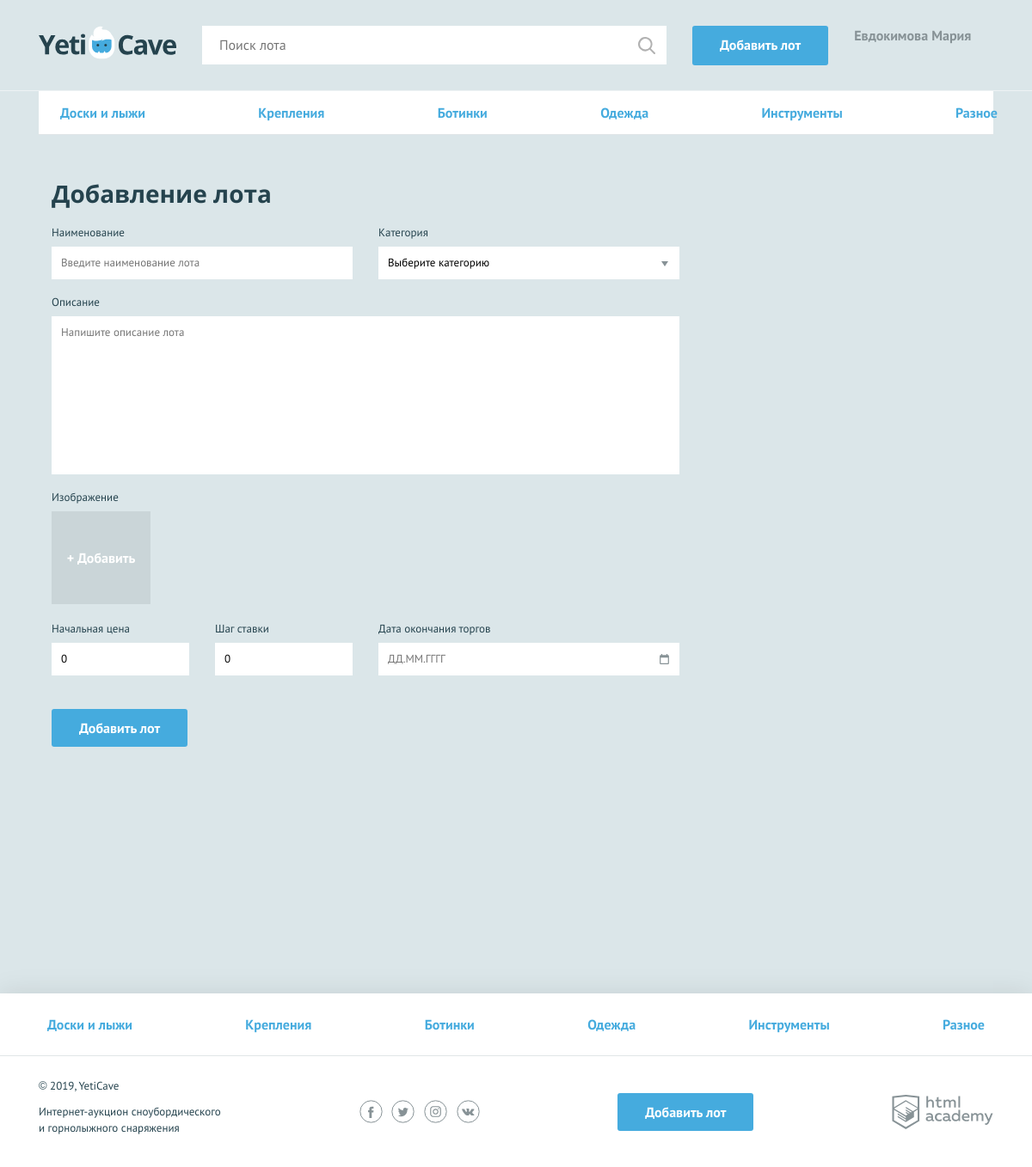
The app's page /page_content/add.php with its own data.
### tables this page shows
CREATE TABLE categories (
  id_category MEDIUMINT NOT NULL AUTO_INCREMENT PRIMARY KEY,
  category_name VARCHAR(128) UNIQUE NOT NULL
);

### functions/functions.php (called while the page is built, shortened)
<?php
function include_template($name, $data) {
    $name = $_SERVER['DOCUMENT_ROOT'] . '/templates/' . $name;
    extract($data);
    require $name;
    $result = ob_get_clean();
    return $result;
}

### functions/data_functions.php (called while the page is built, shortened)
<?php
function get_link()
{
    $link = mysqli_connect("localhost", "root", "", "yeticave");
    mysqli_set_charset($link, "utf8");
    if (!$link) {
        $error = mysqli_connect_error();
        $layout_content = include_template('error.php', ['error' => $error]);
        print($layout_content);
        exit(1);
    }
    else {
        return $link;
    }
}
function get_categories()
{
    $sql = 'SELECT id_category, category_name FROM categories ORDER BY id_category';
    $result = mysqli_query(get_link(), $sql);
    $categories = mysqli_fetch_all($result, MYSQLI_ASSOC);
    return $categories;
}

### boot.php (called while the page is built, shortened)
<?php
$is_auth=rand(0,1);
$user_name = 'Евдокимова Мария';
require_once('functions/functions.php');
require_once ('functions/data_functions.php');

### templates/add-lot.php (the view, shortened to what this page needs)
<main>
  <nav class="nav">
    <ul class="nav__list container">
        <?php foreach ($categories as $value): ?>
            <li class="nav__item">
                <a href="all-lots.html"><?=$value['category_name'];?></a>
            </li>
        <?php endforeach; ?>
    </ul>
  </nav>
  <form class="form form--add-lot container form--invalid" action="add.php" method="post" enctype = "multipart/form-data">
    <h2>Добавление лота</h2>
    <div class="form__container-two">
        <?php $classname = isset($errors['lot_name']) ? "form__item--invalid" : "";
        $value = (isset($lot['lot_name']) and $lot['lot_name'] != '') ? $lot['lot_name'] : ""; ?>
      <div class="form__item <?=$classname;?>">
          <label for="lot-name">Наименование</label>
        <input id="lot-name" type="text" name="lot_name" placeholder="Введите наименование лота" value="<?=$value;?>">
      </div>
        <?php $classname = isset($errors['id_category']) ? "form__item--invalid" : "";
          $value = (isset($lot['id_category']) and $lot['id_category'] != '') ? $lot['id_category'] : "";
          $key = array_search($lot['id_category'], array_column($categories, 'id_category'));
          $category = $key ? $categories[$key]['category_name'] : "Выберите категорию";
        ?>
        <div class="form__item <?=$classname;?>">
        <label for="category">Категория</label>
        <select id="category" name="id_category" >
            <option value="<?=$value;?>" ><?=$category?></option>
        </select>
      </div>
    </div>
      <?php $classname = isset($errors['description']) ? "form__item--invalid" : "";
      $value = (isset($lot['description']) and $lot['description'] != '') ? $lot['description'] : ""; ?>
      <div class="form__item form__item--wide <?=$classname;?>">
      <label for="message">Описание</label>
      <textarea id="message" name="description" placeholder="Напишите описание лота"><?=$value;?></textarea>
    </div>
      <?php $classname = isset($errors['img_url']) ? "form__item--invalid" : "";
      $value = isset($lot['img_url']) ? $lot['img_url'] : ""; ?>
    <div class="form__item form__item--file <?=$classname;?>">
       <label>Изображение</label>
      <div class="form__input-file">
        <label for="photo2">
          <span>+ Добавить</span>
        </label>
      </div>
    </div>
    <div class="form__container-three">
        <?php $classname = isset($errors['start_price']) ? "form__item--invalid" : "";
        $value = isset($lot['start_price']) ? $lot['start_price'] : 0; ?>
        <div class="form__item form__item--small <?=$classname;?>">
        <label for="lot-rate">Начальная цена</label>
        <input id="lot-rate" type="text" name="start_price" placeholder="0" value="<?=$value;?>" >
      </div>
        <?php $classname = isset($errors['step_bet']) ? "form__item--invalid" : "";
        $value = isset($lot['step_bet']) ? $lot['step_bet'] : 0; ?>
      <div class="form__item form__item--small <?=$classname;?>">
        <label for="lot-step">Шаг ставки</label>
        <input id="lot-step" type="text" name="step_bet" placeholder="0" value="<?=$value;?>" >
      </div>
        <?php $classname = isset($errors['lot_date']) ? "form__item--invalid" : "";
        $value = isset($lot['lot_date']) ? $lot['lot_date'] : "";?>
      <div class="form__item  <?=$classname;?>">
        <label for="lot-date">Дата окончания торгов</label>
        <input class="form__input-date" id="lot-date" type="text" name="lot_date" placeholder="ДД.ММ.ГГГГ" value="<?=$value;?>">
      </div>
    </div>
      <button type="submit" class="button">Добавить лот</button>
  </form>
</main>

### templates/layout.php (shortened to what this page needs)
<!DOCTYPE html>
<html lang="ru">
<head>
    <link href="/css/normalize.min.css" rel="stylesheet">
    <link href="/css/style.css" rel="stylesheet">
</head>
<body>
<div class="page-wrapper">
    <header class="main-header">
        <div class="main-header__container container">
            <a class="main-header__logo" href="/index.php">
                <img src="/img/logo.svg" width="160" height="39" alt="Логотип компании YetiCave">
            </a>
            <form class="main-header__search" method="get" action="https://echo.htmlacademy.ru">
                <input type="search" name="search" placeholder="Поиск лота">
                <input class="main-header__search-btn" type="submit" name="find" value="Найти">
            </form>
            <a class="main-header__add-lot button" href="/page_content/add.php">Добавить лот</a>
            <nav class="user-menu">
                <?php if ($is_auth == 1): ?>
                    <div class="user-menu__logged">
                        <p><?=$user_name; ?></p>
                    </div>
                <?php endif; ?>
            </nav>
        </div>
    </header>
    <main class="container">
        <?=$content;?>
    </main>
</div>
<footer class="main-footer">
    <nav class="nav">
        <ul class="nav__list container">
            <?php foreach ($categories as $value): ?>
                <li class="nav__item">
                    <a href="pages/all-lots.html"><?=$value['category_name'];?></a>
                </li>
            <?php endforeach; ?>
        </ul>
    </nav>
    <div class="main-footer__bottom container">
        <div class="main-footer__copyright">
            <p>© 2019, YetiCave</p>
            <p>Интернет-аукцион сноубордического и горнолыжного снаряжения</p>
        </div>
        <div class="main-footer__social social">
            <a class="social__link social__link--facebook" href="#">
            </a>
            <a class="social__link social__link--twitter" href="#">
            </a>
            <a class="social__link social__link--instagram" href="#">
            </a>
            <a class="social__link social__link--vkontakte" href="#">
            </a>
        </div>
        <a class="main-footer__add-lot button" href="/page_content/add.php">Добавить лот</a>
        <div class="main-footer__developed-by">
            <a class="logo-academy" href="https://htmlacademy.ru/intensive/php">
            </a>
        </div>
    </div>
</footer>
</body>
</html>

### records on screen
categories: category_name "Доски и лыжи"
categories: category_name "Крепления"
categories: category_name "Ботинки"
categories: category_name "Одежда"
categories: category_name "Инструменты"
categories: category_name "Разное"

### other values on screen
$user_name "Евдокимова Мария"
form field id_category "Выберите категорию"
